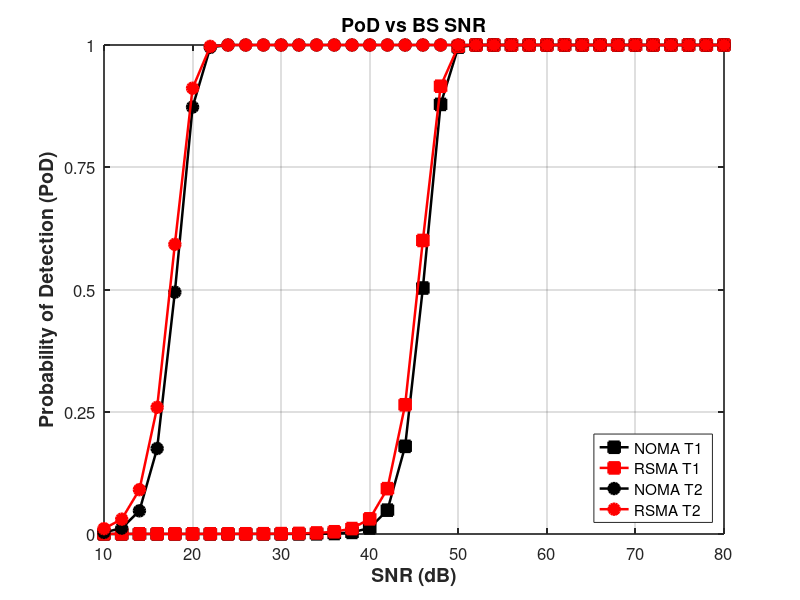
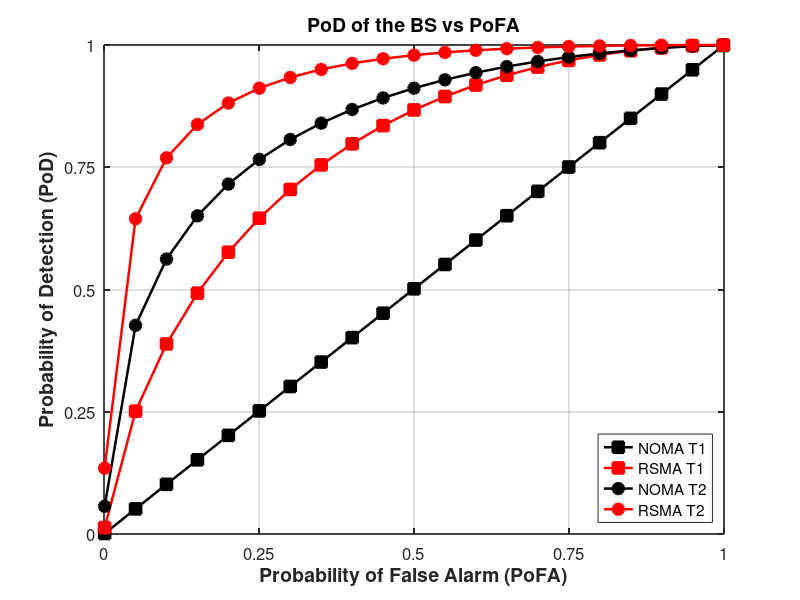

Reproduce these figures in MATLAB, in order.
clear; clc; close all;

%% ========================================================================
%  1. SHARED SENSING PARAMETERS & TARGET SETUP
%  ========================================================================
N0 = 1;

% Antennas & Arrays
M = 16;  % Transmit antennas
N = 16;  % Receive antennas
lambda = 0.01; 
d = lambda / 2;

% Target Setup
theta_deg = [10, 45]; 
theta = theta_deg * pi / 180;
dist = [50, 10]; % True physical distances in meters
K = 2;

% Power allocations
a_r = 0.5; a_c = 0.3; a_np = 0.05; a_fp = 0.15; % RSMA
a_n = 0.2; a_f = 0.3;                           % NOMA

% -----------------------------------------------------------
% PHYSICALLY CORRECT RADAR PATH LOSS
% -----------------------------------------------------------
% Radar echo power decays proportionally to 1 / d^4
scale_factor = 1e4; 
beta_squared = scale_factor ./ (dist.^4 * M * N);
beta_k = sqrt(beta_squared);

% Build Steering Vectors & Target Response Matrix (G)
G_k = zeros(N, M, K);
R_t_all = cell(K, 1);

for t = 1:K
    a_rx = exp(1j * 2*pi*d/lambda * (0:N-1)' * sin(theta(t)));
    b_tx = exp(1j * 2*pi*d/lambda * (0:M-1)' * sin(theta(t)));
    G_k(:,:,t) = beta_k(t) * a_rx * b_tx.';
    
    % Store the isolated spatial covariance matrix for each target
    R_t_all{t} = G_k(:,:,t) * G_k(:,:,t)';
end

% Optimizer options for root finding
options = optimset('Display', 'off', 'TolX', 1e-4);

%% ========================================================================
%  2. CALCULATE Figure 8 (PoD vs SNR)
%  ========================================================================
disp('Calculating PoD vs SNR...');

% Expanded SNR range to capture both the strong and weak targets!
P_S_dB  = 10:2:80;           
P_S     = 10.^(P_S_dB./10);  
P_fa_target  = 1e-5;              

PoD_RS_fig8 = zeros(K, length(P_S));
PoD_NO_fig8 = zeros(K, length(P_S));

for t = 1:K
    R_t = R_t_all{t};
    for i = 1:length(P_S)
        curr_PS = P_S(i);
        
        % --- RSMA ---
        ncp_fa_RS = sqrt(abs(trace((a_np + a_fp)*curr_PS * R_t)) / N0);
        obj_fa_RS = @(xi) marcumq(ncp_fa_RS, sqrt(2*xi/N0), 3) - P_fa_target;
        xi_RS = fzero(obj_fa_RS, [0, 1e8], options); 
        ncp_d_RS = sqrt(abs(trace(curr_PS * R_t)) / N0);
        PoD_RS_fig8(t, i) = marcumq(ncp_d_RS, sqrt(2*xi_RS/N0), 5);
        
        % --- NOMA ---
        ncp_fa_NO = sqrt(abs(trace(a_n * curr_PS * R_t)) / N0);
        obj_fa_NO = @(xi) marcumq(ncp_fa_NO, sqrt(2*xi/N0), 3) - P_fa_target;
        xi_NO = fzero(obj_fa_NO, [0, 1e8], options);
        ncp_d_NO = sqrt(abs(trace(curr_PS * R_t)) / N0);
        PoD_NO_fig8(t, i) = marcumq(ncp_d_NO, sqrt(2*xi_NO/N0), 3);
    end
end

%% ========================================================================
%  3. CALCULATE Figure 9 (PoD vs PoFA - ROC Curves)
%  ========================================================================
disp('Calculating PoD vs PoFA at 40 dBm...');

% 1. CORRECT POWER CONVERSION: 40 dBm -> Watts
P_S_dBm = 40;                        % Power in dBm
P_S_W   = 10^((P_S_dBm - 30)/10);    % Convert dBm to Watts (10 Watts)
curr_PS = P_S_W;                     % Linear transmit power (assuming N0 = 1W)

PoFA_vec = linspace(0.001, 0.999, 21); 

PoD_RS_fig9 = zeros(K, length(PoFA_vec));
PoD_NO_fig9 = zeros(K, length(PoFA_vec));

for t = 1:K
    R_t = R_t_all{t};
    
    % --- RSMA Non-centrality parameters ---
    ncp_fa_RS = sqrt(abs(trace((a_np + a_fp)*curr_PS * R_t)) / N0);
    ncp_d_RS  = sqrt(abs(trace(curr_PS * R_t)) / N0);
    
    % --- NOMA Non-centrality parameters ---
    % PHYSICALLY CORRECT: Using a_n (near user power) for the H0 interference, 
    % rejecting the paper's Eq. 59 typo which incorrectly used a_f.
    ncp_fa_NO = sqrt(abs(trace(a_n * curr_PS * R_t)) / N0);
    ncp_d_NO  = sqrt(abs(trace(curr_PS * R_t)) / N0);
    
    for i = 1:length(PoFA_vec)
        curr_PoFA = PoFA_vec(i);
        
        % --- RSMA Detection ---
        obj_fa_RS = @(xi) marcumq(ncp_fa_RS, sqrt(2*xi/N0), 3) - curr_PoFA;
        xi_RS = fzero(obj_fa_RS, [0, 1e8], options); 
        PoD_RS_fig9(t, i) = marcumq(ncp_d_RS, sqrt(2*xi_RS/N0), 5);
        
        % --- NOMA Detection ---
        obj_fa_NO = @(xi) marcumq(ncp_fa_NO, sqrt(2*xi/N0), 3) - curr_PoFA;
        xi_NO = fzero(obj_fa_NO, [0, 1e8], options);
        PoD_NO_fig9(t, i) = marcumq(ncp_d_NO, sqrt(2*xi_NO/N0), 3);
    end
end
disp('Calculations Complete!');
%% ========================================================================
%  4. PLOTTING
%  ========================================================================

% --- FIGURE 8 ---
figure('Name', 'Physically Correct: PoD vs SNR', 'Position', [100, 100, 700, 500]);
plot(P_S_dB, PoD_NO_fig8(1,:), 'k-s', 'LineWidth', 1.8, 'MarkerSize', 8, 'MarkerFaceColor', 'k'); hold on;
plot(P_S_dB, PoD_RS_fig8(1,:), 'r-s', 'LineWidth', 1.8, 'MarkerSize', 8, 'MarkerFaceColor', 'r');
plot(P_S_dB, PoD_NO_fig8(2,:), 'k-o', 'LineWidth', 1.8, 'MarkerSize', 8, 'MarkerFaceColor', 'k');
plot(P_S_dB, PoD_RS_fig8(2,:), 'r-o', 'LineWidth', 1.8, 'MarkerSize', 8, 'MarkerFaceColor', 'r');

xlim([10, 80]); ylim([0, 1]); yticks(0:0.25:1.00);
grid on; set(gca, 'FontSize', 12, 'LineWidth', 1.2);
xlabel('SNR (dB)', 'FontSize', 14, 'FontWeight', 'bold');
ylabel('Probability of Detection (PoD)', 'FontSize', 14, 'FontWeight', 'bold');
title('PoD vs BS SNR', 'FontSize', 14);
legend('NOMA T1', 'RSMA T1', 'NOMA T2 ', 'RSMA T2', ...
       'Location', 'southeast', 'FontSize', 11);

% --- FIGURE 9 ---
figure('Name', 'Physically Correct: ROC Curves', 'Position', [820, 100, 700, 500]);
plot(PoFA_vec, PoD_NO_fig9(1,:), 'k-s', 'LineWidth', 1.8, 'MarkerSize', 8, 'MarkerFaceColor', 'k'); hold on;
plot(PoFA_vec, PoD_RS_fig9(1,:), 'r-s', 'LineWidth', 1.8, 'MarkerSize', 8, 'MarkerFaceColor', 'r');
plot(PoFA_vec, PoD_NO_fig9(2,:), 'k-o', 'LineWidth', 1.8, 'MarkerSize', 8, 'MarkerFaceColor', 'k');
plot(PoFA_vec, PoD_RS_fig9(2,:), 'r-o', 'LineWidth', 1.8, 'MarkerSize', 8, 'MarkerFaceColor', 'r');

xlim([0, 1]); ylim([0, 1]); xticks(0:0.25:1.00); yticks(0:0.25:1.00);
grid on; set(gca, 'FontSize', 12, 'LineWidth', 1.2);
xlabel('Probability of False Alarm (PoFA)', 'FontSize', 14, 'FontWeight', 'bold');
ylabel('Probability of Detection (PoD)', 'FontSize', 14, 'FontWeight', 'bold');
title('PoD of the BS vs PoFA', 'FontSize', 14);
legend('NOMA T1', 'RSMA T1', ...
       'NOMA T2', 'RSMA T2', ...
       'Location', 'southeast', 'FontSize', 11);
